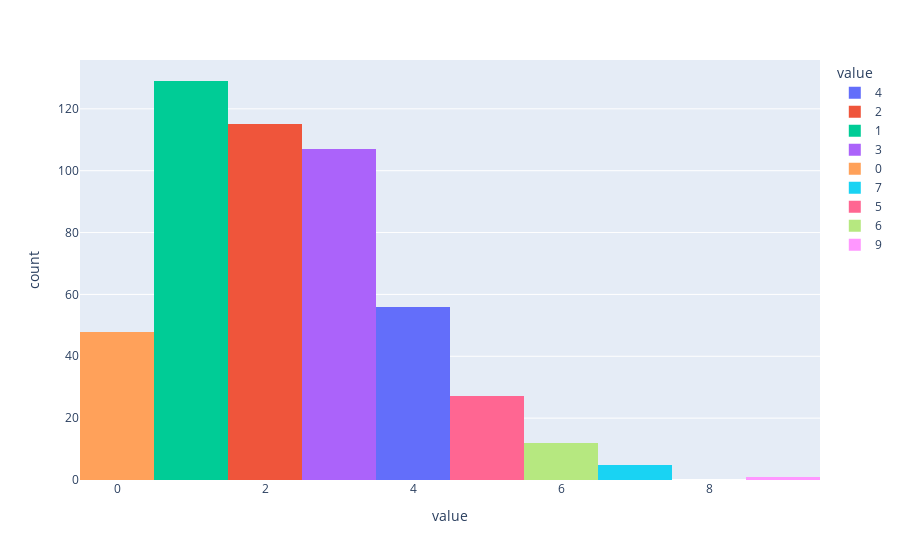

Write notebook code for a chart like this one.
### Code cell
fig1 = px.histogram(sample, color="value")
fig1

### Figure 1 — Plotly figure (JSON) as saved in the notebook; plotly's stock layout.template omitted (floating-point values rounded to 4 significant figures; data arrays with more than 128 entries replaced by an {"elided": "..."} marker saying what was removed)
{"data": [{"alignmentgroup": "True", "bingroup": "x", "hovertemplate": "value=%{x}<br>count=%{y}<extra></extra>", "legendgroup": "4", "marker": {"color": "#636efa"}, "name": "4", "offsetgroup": "4", "orientation": "v", "showlegend": true, "type": "histogram", "x": [4, 4, 4, 4, 4, 4, 4, 4, 4, 4, 4, 4, 4, 4, 4, 4, 4, 4, 4, 4, 4, 4, 4, 4, 4, 4, 4, 4, 4, 4, 4, 4, 4, 4, 4, 4, 4, 4, 4, 4, 4, 4, 4, 4, 4, 4, 4, 4, 4, 4, 4, 4, 4, 4, 4, 4], "xaxis": "x", "yaxis": "y"}, {"alignmentgroup": "True", "bingroup": "x", "hovertemplate": "value=%{x}<br>count=%{y}<extra></extra>", "legendgroup": "2", "marker": {"color": "#EF553B"}, "name": "2", "offsetgroup": "2", "orientation": "v", "showlegend": true, "type": "histogram", "x": [2, 2, 2, 2, 2, 2, 2, 2, 2, 2, 2, 2, 2, 2, 2, 2, 2, 2, 2, 2, 2, 2, 2, 2, 2, 2, 2, 2, 2, 2, 2, 2, 2, 2, 2, 2, 2, 2, 2, 2, 2, 2, 2, 2, 2, 2, 2, 2, 2, 2, 2, 2, 2, 2, 2, 2, 2, 2, 2, 2, 2, 2, 2, 2, 2, 2, 2, 2, 2, 2, 2, 2, 2, 2, 2, 2, 2, 2, 2, 2, 2, 2, 2, 2, 2, 2, 2, 2, 2, 2, 2, 2, 2, 2, 2, 2, 2, 2, 2, 2, 2, 2, 2, 2, 2, 2, 2, 2, 2, 2, 2, 2, 2, 2, 2], "xaxis": "x", "yaxis": "y"}, {"alignmentgroup": "True", "bingroup": "x", "hovertemplate": "value=%{x}<br>count=%{y}<extra></extra>", "legendgroup": "1", "marker": {"color": "#00cc96"}, "name": "1", "offsetgroup": "1", "orientation": "v", "showlegend": true, "type": "histogram", "x": {"elided": "129 int values"}, "xaxis": "x", "yaxis": "y"}, {"alignmentgroup": "True", "bingroup": "x", "hovertemplate": "value=%{x}<br>count=%{y}<extra></extra>", "legendgroup": "3", "marker": {"color": "#ab63fa"}, "name": "3", "offsetgroup": "3", "orientation": "v", "showlegend": true, "type": "histogram", "x": [3, 3, 3, 3, 3, 3, 3, 3, 3, 3, 3, 3, 3, 3, 3, 3, 3, 3, 3, 3, 3, 3, 3, 3, 3, 3, 3, 3, 3, 3, 3, 3, 3, 3, 3, 3, 3, 3, 3, 3, 3, 3, 3, 3, 3, 3, 3, 3, 3, 3, 3, 3, 3, 3, 3, 3, 3, 3, 3, 3, 3, 3, 3, 3, 3, 3, 3, 3, 3, 3, 3, 3, 3, 3, 3, 3, 3, 3, 3, 3, 3, 3, 3, 3, 3, 3, 3, 3, 3, 3, 3, 3, 3, 3, 3, 3, 3, 3, 3, 3, 3, 3, 3, 3, 3, 3, 3], "xaxis": "x", "yaxis": "y"}, {"alignmentgroup": "True", "bingroup": "x", "hovertemplate": "value=%{x}<br>count=%{y}<extra></extra>", "legendgroup": "0", "marker": {"color": "#FFA15A"}, "name": "0", "offsetgroup": "0", "orientation": "v", "showlegend": true, "type": "histogram", "x": [0, 0, 0, 0, 0, 0, 0, 0, 0, 0, 0, 0, 0, 0, 0, 0, 0, 0, 0, 0, 0, 0, 0, 0, 0, 0, 0, 0, 0, 0, 0, 0, 0, 0, 0, 0, 0, 0, 0, 0, 0, 0, 0, 0, 0, 0, 0, 0], "xaxis": "x", "yaxis": "y"}, {"alignmentgroup": "True", "bingroup": "x", "hovertemplate": "value=%{x}<br>count=%{y}<extra></extra>", "legendgroup": "7", "marker": {"color": "#19d3f3"}, "name": "7", "offsetgroup": "7", "orientation": "v", "showlegend": true, "type": "histogram", "x": [7, 7, 7, 7, 7], "xaxis": "x", "yaxis": "y"}, {"alignmentgroup": "True", "bingroup": "x", "hovertemplate": "value=%{x}<br>count=%{y}<extra></extra>", "legendgroup": "5", "marker": {"color": "#FF6692"}, "name": "5", "offsetgroup": "5", "orientation": "v", "showlegend": true, "type": "histogram", "x": [5, 5, 5, 5, 5, 5, 5, 5, 5, 5, 5, 5, 5, 5, 5, 5, 5, 5, 5, 5, 5, 5, 5, 5, 5, 5, 5], "xaxis": "x", "yaxis": "y"}, {"alignmentgroup": "True", "bingroup": "x", "hovertemplate": "value=%{x}<br>count=%{y}<extra></extra>", "legendgroup": "6", "marker": {"color": "#B6E880"}, "name": "6", "offsetgroup": "6", "orientation": "v", "showlegend": true, "type": "histogram", "x": [6, 6, 6, 6, 6, 6, 6, 6, 6, 6, 6, 6], "xaxis": "x", "yaxis": "y"}, {"alignmentgroup": "True", "bingroup": "x", "hovertemplate": "value=%{x}<br>count=%{y}<extra></extra>", "legendgroup": "9", "marker": {"color": "#FF97FF"}, "name": "9", "offsetgroup": "9", "orientation": "v", "showlegend": true, "type": "histogram", "x": [9], "xaxis": "x", "yaxis": "y"}], "layout": {"barmode": "relative", "legend": {"title": {"text": "value"}, "tracegroupgap": 0}, "margin": {"t": 60}, "xaxis": {"anchor": "y", "categoryarray": [4, 2, 1, 3, 0, 7, 5, 6, 9], "categoryorder": "array", "domain": [0, 1], "title": {"text": "value"}}, "yaxis": {"anchor": "x", "domain": [0, 1], "title": {"text": "count"}}}}
